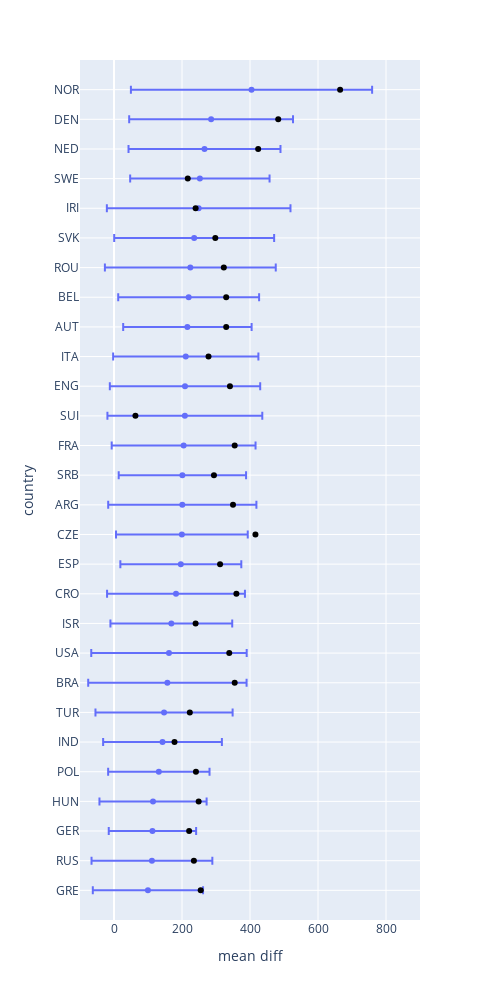

The notebook cell saved with this chart:
### Code cell
plot_expected_vs_actual_per_country(results, 
                                    save_to="../../docs/chess-gender-gap/countries.html",
                                    sigmas=2)

### Figure 1 — Plotly figure (JSON) as saved in the notebook; plotly's stock layout.template omitted (floating-point values rounded to 4 significant figures)
{"data": [{"error_x": {"array": [162.1, 177.7, 128.5, 157.6, 149.1, 174.6, 201.7, 232.9, 228.6, 179.1, 202.8, 177.9, 193.7, 217.9, 187.3, 211.5, 227.7, 221.1, 213.6, 188.9, 207.2, 251.3, 235.2, 270.0, 205.0, 223.5, 240.9, 354.7]}, "hovertemplate": "mean diff=%{x}<br>country=%{y}<extra></extra>", "legendgroup": "", "marker": {"color": "#636efa", "symbol": "circle"}, "mode": "markers", "name": "", "orientation": "h", "showlegend": false, "type": "scatter", "x": [99.81, 111.6, 113.1, 114.8, 131.9, 142.7, 147.2, 157.0, 161.7, 168.6, 182.4, 196.6, 199.6, 200.9, 201.2, 204.8, 208.4, 208.9, 211.1, 215.9, 219.6, 224.5, 235.8, 249.0, 252.5, 266.2, 285.6, 404.4], "xaxis": "x", "y": ["GRE", "RUS", "GER", "HUN", "POL", "IND", "TUR", "BRA", "USA", "ISR", "CRO", "ESP", "CZE", "ARG", "SRB", "FRA", "SUI", "ENG", "ITA", "AUT", "BEL", "ROU", "SVK", "IRI", "SWE", "NED", "DEN", "NOR"], "yaxis": "y"}, {"hovertemplate": "actual diff=%{x}<br>country=%{y}<extra></extra>", "legendgroup": "", "marker": {"color": "black", "symbol": "circle"}, "mode": "markers", "name": "", "orientation": "h", "showlegend": false, "type": "scatter", "x": [255, 235, 221, 249, 241, 178, 223, 355, 339, 240, 360, 312, 416, 350, 294, 355, 63, 341, 278, 330, 330, 323, 298, 240, 217, 424, 483, 665], "xaxis": "x", "y": ["GRE", "RUS", "GER", "HUN", "POL", "IND", "TUR", "BRA", "USA", "ISR", "CRO", "ESP", "CZE", "ARG", "SRB", "FRA", "SUI", "ENG", "ITA", "AUT", "BEL", "ROU", "SVK", "IRI", "SWE", "NED", "DEN", "NOR"], "yaxis": "y"}], "layout": {"autosize": false, "height": 1000, "legend": {"tracegroupgap": 0}, "margin": {"t": 60}, "width": 500, "xaxis": {"anchor": "y", "domain": [0, 1], "range": [-100, 900], "title": {"text": "mean diff"}}, "yaxis": {"anchor": "x", "domain": [0, 1], "range": [-1, 28], "title": {"text": "country"}}}}
